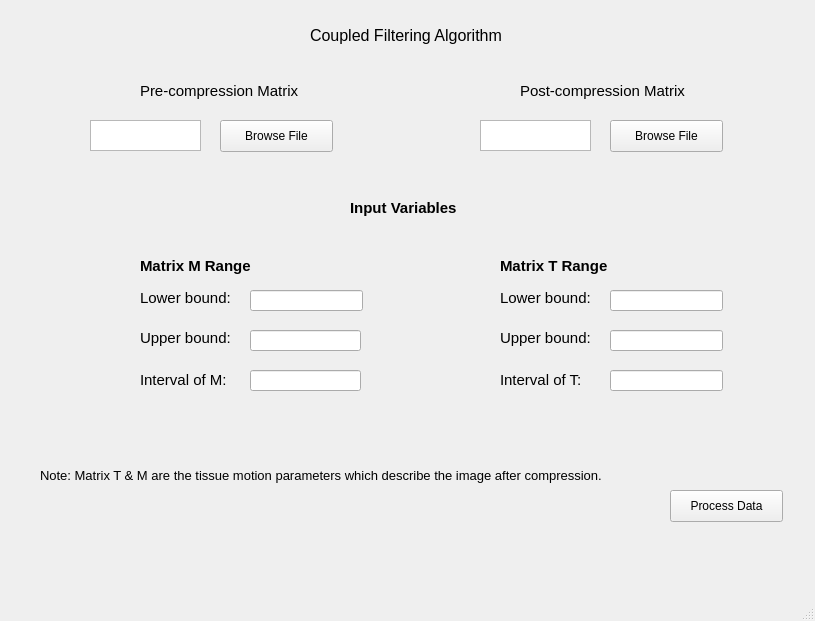
<?xml version="1.0" encoding="UTF-8"?>
<ui version="4.0">
 <class>MainWindow</class>
 <widget class="QMainWindow" name="MainWindow">
  <property name="geometry">
   <rect>
    <x>0</x>
    <y>0</y>
    <width>815</width>
    <height>621</height>
   </rect>
  </property>
  <property name="windowTitle">
   <string>MainWindow</string>
  </property>
  <widget class="QWidget" name="centralwidget">
   <widget class="QPushButton" name="PostFileBrowse">
    <property name="geometry">
     <rect>
      <x>610</x>
      <y>120</y>
      <width>113</width>
      <height>32</height>
     </rect>
    </property>
    <property name="text">
     <string>Browse File</string>
    </property>
   </widget>
   <widget class="QPushButton" name="pushButton_3">
    <property name="geometry">
     <rect>
      <x>670</x>
      <y>490</y>
      <width>113</width>
      <height>32</height>
     </rect>
    </property>
    <property name="text">
     <string>Process Data</string>
    </property>
   </widget>
   <widget class="QLabel" name="label_2">
    <property name="geometry">
     <rect>
      <x>140</x>
      <y>80</y>
      <width>211</width>
      <height>21</height>
     </rect>
    </property>
    <property name="font">
     <font>
      <pointsize>11</pointsize>
     </font>
    </property>
    <property name="text">
     <string>Pre-compression Matrix</string>
    </property>
   </widget>
   <widget class="QPushButton" name="PreFileBrowse">
    <property name="geometry">
     <rect>
      <x>220</x>
      <y>120</y>
      <width>113</width>
      <height>32</height>
     </rect>
    </property>
    <property name="text">
     <string>Browse File</string>
    </property>
   </widget>
   <widget class="QLabel" name="label">
    <property name="geometry">
     <rect>
      <x>310</x>
      <y>20</y>
      <width>201</width>
      <height>31</height>
     </rect>
    </property>
    <property name="font">
     <font>
      <pointsize>12</pointsize>
     </font>
    </property>
    <property name="text">
     <string>Coupled Filtering Algorithm</string>
    </property>
   </widget>
   <widget class="QTextBrowser" name="PreFileDisplay">
    <property name="geometry">
     <rect>
      <x>90</x>
      <y>120</y>
      <width>111</width>
      <height>31</height>
     </rect>
    </property>
   </widget>
   <widget class="QLabel" name="label_10">
    <property name="geometry">
     <rect>
      <x>40</x>
      <y>460</y>
      <width>591</width>
      <height>31</height>
     </rect>
    </property>
    <property name="font">
     <font>
      <pointsize>10</pointsize>
     </font>
    </property>
    <property name="text">
     <string>Note: Matrix T &amp; M are the tissue motion parameters which describe the image after compression.</string>
    </property>
   </widget>
   <widget class="QTextBrowser" name="PostFileDisplay">
    <property name="geometry">
     <rect>
      <x>480</x>
      <y>120</y>
      <width>111</width>
      <height>31</height>
     </rect>
    </property>
   </widget>
   <widget class="QLabel" name="label_6">
    <property name="geometry">
     <rect>
      <x>500</x>
      <y>255</y>
      <width>121</width>
      <height>21</height>
     </rect>
    </property>
    <property name="font">
     <font>
      <pointsize>11</pointsize>
      <weight>75</weight>
      <bold>true</bold>
     </font>
    </property>
    <property name="text">
     <string>Matrix T Range</string>
    </property>
   </widget>
   <widget class="QLineEdit" name="M_Step">
    <property name="geometry">
     <rect>
      <x>250</x>
      <y>370</y>
      <width>111</width>
      <height>21</height>
     </rect>
    </property>
   </widget>
   <widget class="QLabel" name="label_9">
    <property name="geometry">
     <rect>
      <x>140</x>
      <y>370</y>
      <width>111</width>
      <height>20</height>
     </rect>
    </property>
    <property name="font">
     <font>
      <pointsize>11</pointsize>
     </font>
    </property>
    <property name="text">
     <string>Interval of M:</string>
    </property>
   </widget>
   <widget class="QLabel" name="label_3">
    <property name="geometry">
     <rect>
      <x>520</x>
      <y>80</y>
      <width>201</width>
      <height>21</height>
     </rect>
    </property>
    <property name="font">
     <font>
      <pointsize>11</pointsize>
     </font>
    </property>
    <property name="text">
     <string>Post-compression Matrix</string>
    </property>
   </widget>
   <widget class="QLineEdit" name="T_Step">
    <property name="geometry">
     <rect>
      <x>610</x>
      <y>370</y>
      <width>113</width>
      <height>21</height>
     </rect>
    </property>
   </widget>
   <widget class="QLineEdit" name="M_lowerbound">
    <property name="geometry">
     <rect>
      <x>250</x>
      <y>290</y>
      <width>113</width>
      <height>21</height>
     </rect>
    </property>
   </widget>
   <widget class="QLabel" name="label_8">
    <property name="geometry">
     <rect>
      <x>500</x>
      <y>370</y>
      <width>111</width>
      <height>20</height>
     </rect>
    </property>
    <property name="font">
     <font>
      <pointsize>11</pointsize>
     </font>
    </property>
    <property name="text">
     <string>Interval of T:</string>
    </property>
   </widget>
   <widget class="QLabel" name="label_4">
    <property name="geometry">
     <rect>
      <x>350</x>
      <y>200</y>
      <width>171</width>
      <height>16</height>
     </rect>
    </property>
    <property name="font">
     <font>
      <pointsize>11</pointsize>
      <weight>75</weight>
      <bold>true</bold>
     </font>
    </property>
    <property name="text">
     <string>Input Variables</string>
    </property>
   </widget>
   <widget class="QLineEdit" name="M_upperbound">
    <property name="geometry">
     <rect>
      <x>250</x>
      <y>330</y>
      <width>111</width>
      <height>21</height>
     </rect>
    </property>
   </widget>
   <widget class="QLabel" name="label_7">
    <property name="geometry">
     <rect>
      <x>140</x>
      <y>255</y>
      <width>131</width>
      <height>21</height>
     </rect>
    </property>
    <property name="font">
     <font>
      <pointsize>11</pointsize>
      <weight>75</weight>
      <bold>true</bold>
     </font>
    </property>
    <property name="text">
     <string>Matrix M Range</string>
    </property>
   </widget>
   <widget class="QLabel" name="label_12">
    <property name="geometry">
     <rect>
      <x>140</x>
      <y>290</y>
      <width>101</width>
      <height>16</height>
     </rect>
    </property>
    <property name="font">
     <font>
      <pointsize>11</pointsize>
     </font>
    </property>
    <property name="text">
     <string>Lower bound:</string>
    </property>
   </widget>
   <widget class="QLabel" name="label_13">
    <property name="geometry">
     <rect>
      <x>140</x>
      <y>330</y>
      <width>101</width>
      <height>16</height>
     </rect>
    </property>
    <property name="font">
     <font>
      <pointsize>11</pointsize>
     </font>
    </property>
    <property name="text">
     <string>Upper bound:</string>
    </property>
   </widget>
   <widget class="QLabel" name="label_14">
    <property name="geometry">
     <rect>
      <x>500</x>
      <y>290</y>
      <width>101</width>
      <height>16</height>
     </rect>
    </property>
    <property name="font">
     <font>
      <pointsize>11</pointsize>
     </font>
    </property>
    <property name="text">
     <string>Lower bound:</string>
    </property>
   </widget>
   <widget class="QLineEdit" name="T_lowerbound">
    <property name="geometry">
     <rect>
      <x>610</x>
      <y>290</y>
      <width>113</width>
      <height>21</height>
     </rect>
    </property>
   </widget>
   <widget class="QLineEdit" name="T_upperbound">
    <property name="geometry">
     <rect>
      <x>610</x>
      <y>330</y>
      <width>113</width>
      <height>21</height>
     </rect>
    </property>
   </widget>
   <widget class="QLabel" name="label_15">
    <property name="geometry">
     <rect>
      <x>500</x>
      <y>330</y>
      <width>101</width>
      <height>16</height>
     </rect>
    </property>
    <property name="font">
     <font>
      <pointsize>11</pointsize>
     </font>
    </property>
    <property name="text">
     <string>Upper bound:</string>
    </property>
   </widget>
  </widget>
  <widget class="QMenuBar" name="menubar">
   <property name="geometry">
    <rect>
     <x>0</x>
     <y>0</y>
     <width>815</width>
     <height>24</height>
    </rect>
   </property>
  </widget>
  <widget class="QStatusBar" name="statusbar"/>
 </widget>
 <resources/>
 <connections/>
</ui>
